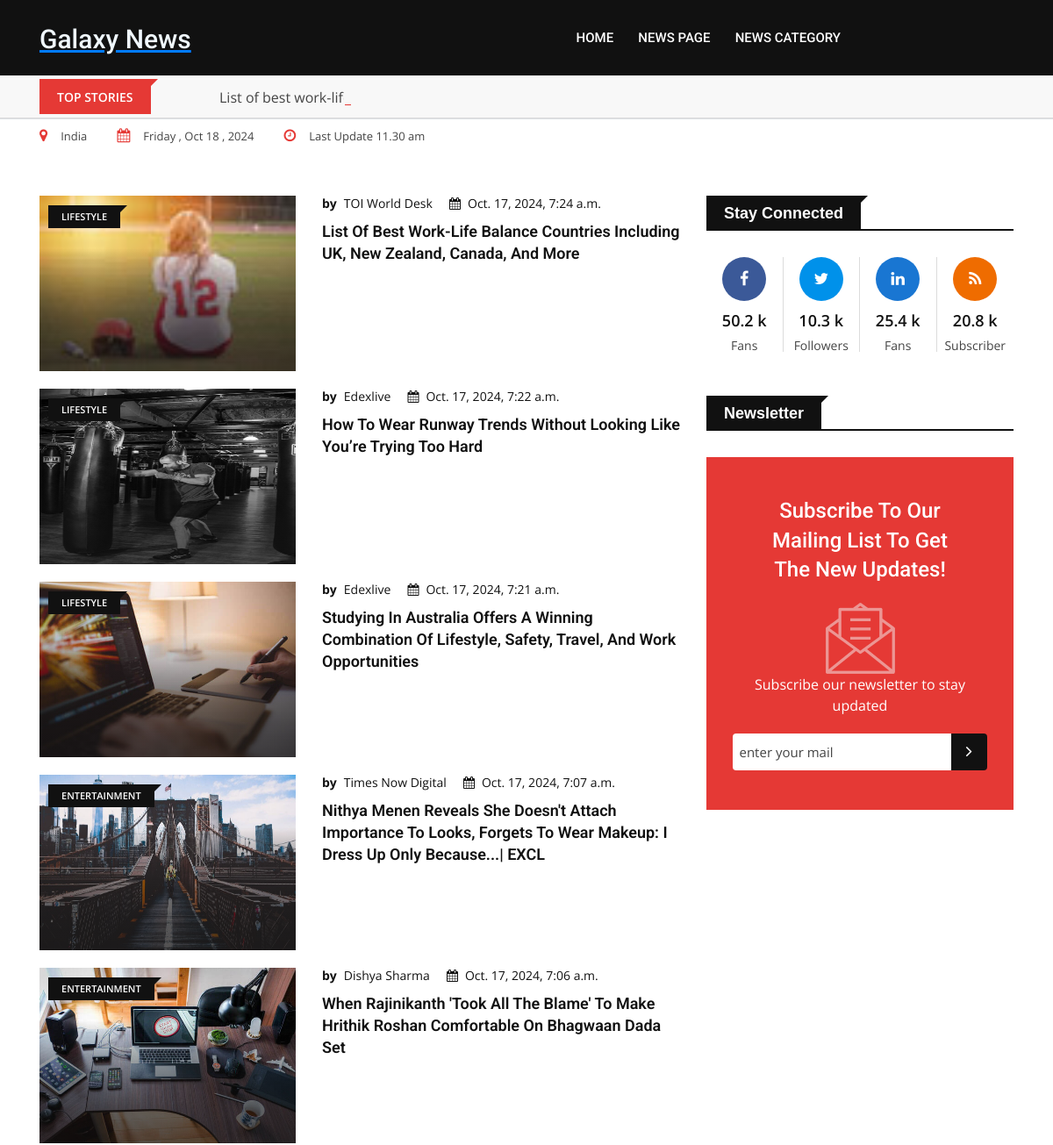
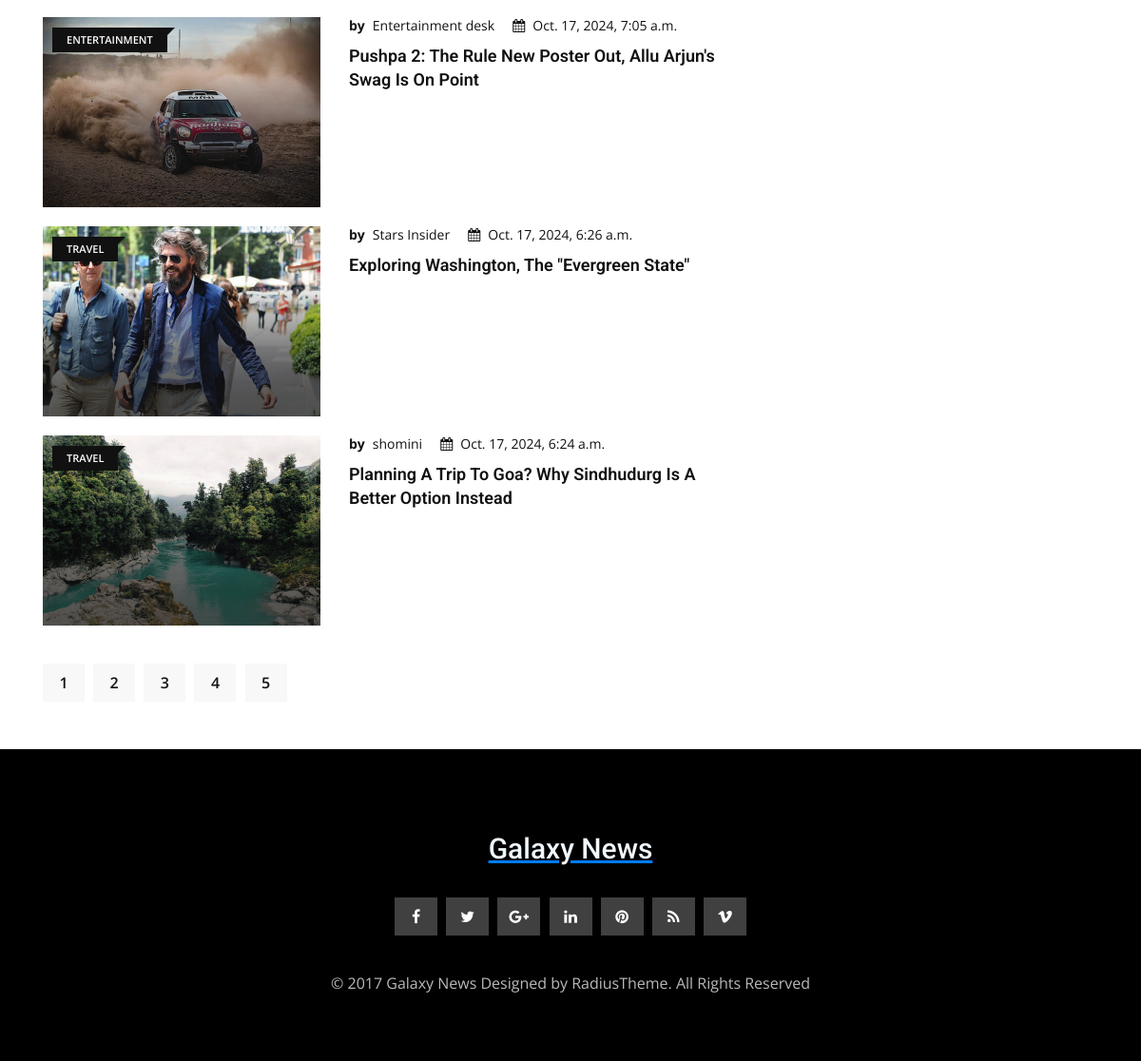
/postpage?page=2, run on the app's committed database (2 pictures, top to bottom).
### newsapp/models.py (models this page shows, shortened)
class news_detail(models.Model):
    newsposition=models.IntegerField(blank=True,null=True)
    othourname=models.CharField(max_length=50,blank=True,null=True)
    date=models.DateTimeField(auto_now_add=True,blank=True,null=True )
    newscetegory=models.ForeignKey(category,on_delete=models.CASCADE ,blank=True,null=True)
    newsheador=models.CharField(max_length=300, blank=True,null=True)
    newscontent=HTMLField(blank=True,null=True)
    newsimg=models.ImageField(upload_to='img',blank=True,null=True)

class category(models.Model):
    newscategory=models.CharField(null=False,max_length=50)
    def __str__(self) -> str:
        return self.newscategory

### newsapp/views.py (the view)
# urls.py: path('postpage', views.postpage, name='postpage'),
def postpage(request):
    uid=news_detail.objects.all()
    cid=category.objects.all()
    uid=news_detail.objects.order_by("-date")
    paginator=Paginator(uid,8)
    page_number=request.GET.get("page",1)
    uid=paginator.get_page(page_number)
    elided=paginator.get_elided_page_range(page_number,on_each_side=1,on_ends=1)
    con={'uid':uid,"cid":cid,"elided":elided}
    return render(request,'postpage.html',con)

### newsapp/templates/postpage.html (shortened to what this page needs)
{% extends 'business.html' %}
{% load static %}
{% block content %}
            <section class="bg-body section-space-less30">
                <div class="container">
                    <div class="row">
                        <div class="col-lg-8 col-md-12">
                            <div class="row">
                                {% for i in uid %}
                                <div class="col-xl-12 col-lg-5 col-md-5 col-sm-12">
                                    <div class="media media-none--lg mb-20">
                                        <div class="position-relative width-40">
                                            <a href="{% url 'singlenews' i.id %}"  class="img-opacity-hover img-overlay-70">
                                                <img src="{{ i.newsimg.url }}" style="height: 200px; width: 300px;" alt="news" class="img-fluid width-100">
                                            </a>
                                            <div class="topic-box-top-xs">
                                                <div class="topic-box-sm color-cod-gray mb-20">{{i.newscetegory}}</div>
                                            </div>
                                        </div>
                                        <div class="media-body p-mb-none-child media-margin30">
                                            <div class="post-date-dark">
                                                <ul>
                                                    <li>
                                                        <span>by</span>
                                                        <a href="{% url 'singlenews' i.id %}">{{i.othourname}}</a>
                                                    </li>
                                                    <li>
                                                        <span>
                                                            <i class="fa fa-calendar" aria-hidden="true"></i>
                                                        </span>{{i.date}}</li>
                                                </ul>
                                            </div>
                                            <h3 class="title-semibold-dark size-lg mb-15">
                                                <a href="{% url 'singlenews' i.id %}">{{i.newsheador}}</a>
                                            </h3>
                                        </div>
                                    </div>
                                </div>
                                {% endfor %}
                            </div>
                            <div class="row mt-20-r mb-30">
                                <div class="col-sm-6 col-12">
                                    <div class="pagination-btn-wrapper text-center--xs mb15--xs">
                                        <ul>
                                        {% for i in elided %}
                                        {% if i == "..." %}
                                        <li class="page-item "><a href="" class="page-link" style="color: rgb(220, 133, 133);">...</a></li>
                                        {% elif pid.number == i %}
                                        <li class="page-item "><a href="?page={{i}}" class="page-link" style="color: rgb(220, 133, 133);">{{i}}</a></li>
                                        <p>You are in page {i}</p>
                                        {% else %}
                                        <li class="page-item "><a href="?page={{i}}">{{i}}</a></li>
                                        {% endif %}
                                        {% endfor %}
                                        </ul>
                                    </div>
                                </div>
                            </div>
                        </div>
                        <div class="ne-sidebar sidebar-break-md col-lg-4 col-md-12">
                            <div class="sidebar-box">
                                <div class="topic-border color-cod-gray mb-30">
                                    <div class="topic-box-lg color-cod-gray">Stay Connected</div>
                                </div>
                                <ul class="stay-connected overflow-hidden">
                                    <li class="facebook">
                                        <a href="#">
                                            <i class="fa fa-facebook" aria-hidden="true"></i>
                                            <div class="connection-quantity">50.2 k</div>
                                            <p>Fans</p>
                                        </a>
                                    </li>
                                    <li class="twitter">
                                        <a href="#">
                                            <i class="fa fa-twitter" aria-hidden="true"></i>
                                            <div class="connection-quantity">10.3 k</div>
                                            <p>Followers</p>
                                        </a>
                                    </li>
                                    <li class="linkedin">
                                        <a href="#">
                                            <i class="fa fa-linkedin" aria-hidden="true"></i>
                                            <div class="connection-quantity">25.4 k</div>
                                            <p>Fans</p>
                                        </a>
                                    </li>
                                    <li class="rss">
                                        <a href="#">
                                            <i class="fa fa-rss" aria-hidden="true"></i>
                                            <div class="connection-quantity">20.8 k</div>
                                            <p>Subscriber</p>
                                        </a>
                                    </li>
                                </ul>
                            </div>
                            <div class="sidebar-box">
                                <div class="topic-border color-cod-gray mb-30">
                                    <div class="topic-box-lg color-cod-gray">Newsletter</div>
                                </div>
                                <div class="newsletter-area bg-primary">
                                    <h2 class="title-medium-light size-xl pl-30 pr-30">Subscribe to our mailing list to get the new updates!</h2>
                                    <img src="{% static 'img/banner/newsletter.png' %}" alt="newsletter" class="img-fluid m-auto mb-15">
                                    <p>Subscribe our newsletter to stay updated</p>
                                    <div class="input-group stylish-input-group">
                                        <input type="text" placeholder="Enter your mail" class="form-control">
                                        <span class="input-group-addon">
                                            <button type="submit">
                                                <i class="fa fa-angle-right" aria-hidden="true"></i>
                                            </button>
                                        </span>
                                    </div>
                                </div>
                            </div>
                        </div>
                    </div>
                </div>
            </section>
            {% endblock %}

### newsapp/templates/business.html (shortened to what this page needs)
{% load static %}
<!doctype html>
<html class="no-js" lang="">
    <head>
        <link rel="stylesheet" href="{% static 'css/normalize.css' %}">
        <link rel="stylesheet" href="{% static 'css/main.css' %}">
        <link rel="stylesheet" href="{% static 'css/bootstrap.min.css' %}">
        <link rel="stylesheet" href="{% static 'css/animate.min.css' %}">
        <link rel="stylesheet" href="{% static 'css/font-awesome.min.css' %}">
        <link rel="stylesheet" href="{% static 'vendor/OwlCarousel/owl.carousel.min.css' %}">
        <link rel="stylesheet" href="{% static 'vendor/OwlCarousel/owl.theme.default.min.css' %}">
        <link rel="stylesheet" href="{% static 'css/meanmenu.min.css' %}">
        <link rel="stylesheet" type="text/css" href="{% static 'css/magnific-popup.css' %}">
        <link rel="stylesheet" href="{% static 'css/hover-min.css' %}">
        <link rel="stylesheet" href="{% static 'style.css' %}">
        <link rel="stylesheet" type="text/css" href="{% static 'css/ie-only.css' %}"/>
    </head>
    <body>
        <div id="wrapper" class="wrapper">
            <header>
                <div id="header-layout1" class="header-style1">
                    <div class="main-menu-area bg-primarytextcolor header-menu-fixed" id="sticker">
                        <div class="container">
                            <div class="row no-gutters d-flex align-items-center">
                                <div class="col-lg-2 d-none d-lg-block">
                                    <div class="logo-area">
                                        <a href="{% url 'index' %}">
                                            <br>
                                            <b><U><h1 style="font-size: 30px; color: aliceblue ; ">Galaxy News</h1></U></b>
                                        </a>
                                    </div>
                                </div>
                                <div class="col-xl-8 col-lg-7 position-static min-height-none">
                                    <div class="ne-main-menu">
                                        <nav id="dropdown">
                                            <ul>
                                                <li>
                                                    <a href="{% url 'index' %}">Home</a>
                                                </li>
                                                <li>
                                                    <a href="{% url 'postpage' %}">News page</a>
                                                </li>
                                                <li>
                                                    <a>News category</a>
                                                </li>
                                            </ul>
                                        </nav>
                                    </div>
                                </div>
                            </div>
                        </div>
                    </div>
                </div>
            </header>
            <section class="bg-accent border-bottom add-top-margin">
                <div class="container">
                    <div class="row no-gutters d-flex align-items-center">
                        <div class="col-lg-2 col-md-3 col-sm-4 col-5">
                            <div class="topic-box mt-4 mb-5">Top Stories</div>
                        </div>
                        <div class="col-lg-10 col-md-9 col-sm-8 col-7">
                            <div class="feeding-text-dark">
                                <ol id="sample" class="ticker">
                                    {% for i in uid %}
                                    <li>
                                        <a href="{% url 'singlenews' i.id %}">{{i.newsheador|safe}}</a>
                                    </li>
                                    {% endfor %}
                                </ol>
                            </div>
                        </div>
                    </div>
                </div>
            </section>
            <section class="bg-body">
                <div class="container">
                    <ul class="news-info-list text-center--sm">
                        <li>
                            <i class="fa fa-map-marker" aria-hidden="true"></i>India</li>
                            <li>
                                <i class="fa fa-calendar" aria-hidden="true"></i><span id="current_date"></span></li>
                                <li>
                                    <i class="fa fa-clock-o" aria-hidden="true"></i>Last Update 11.30 am</li>
                                    </ul>
                                </div>
                            </section>
                            {% block content %}{% endblock %}
            <footer>
                <div class="footer-area-bottom">
                    <div class="container">
                        <div class="row">
                            <div class="col-12 text-center">
                                <a href="{% url 'index' %}" class="footer-logo img-fluid">
                                    <br>
                                            <b><U><h1 style="font-size: 30px; color: aliceblue ; ">Galaxy News</h1></U></b>
                                </a>
                                <ul class="footer-social">
                                    <li>
                                        <a href="#" title="facebook">
                                            <i class="fa fa-facebook" aria-hidden="true"></i>
                                        </a>
                                    </li>
                                    <li>
                                        <a href="#" title="twitter">
                                            <i class="fa fa-twitter" aria-hidden="true"></i>
                                        </a>
                                    </li>
                                    <li>
                                        <a href="#" title="google-plus">
                                            <i class="fa fa-google-plus" aria-hidden="true"></i>
                                        </a>
                                    </li>
                                    <li>
                                        <a href="#" title="linkedin">
                                            <i class="fa fa-linkedin" aria-hidden="true"></i>
                                        </a>
                                    </li>
                                    <li>
                                        <a href="#" title="pinterest">
                                            <i class="fa fa-pinterest" aria-hidden="true"></i>
                                        </a>
                                    </li>
                                    <li>
                                        <a href="#" title="rss">
                                            <i class="fa fa-rss" aria-hidden="true"></i>
                                        </a>
                                    </li>
                                    <li>
                                        <a href="#" title="vimeo">
                                            <i class="fa fa-vimeo" aria-hidden="true"></i>
                                        </a>
                                    </li>
                                </ul>
                                <p>© 2017 Galaxy News Designed by RadiusTheme. All Rights Reserved</p>
                            </div>
                        </div>
                    </div>
                </div>
            </footer>
        </div>
    </body>
</html>

### newsapp/static/css/main.css (style rules this page uses)
html { color:#222;font-size:1em;line-height:1.4 }
audio,canvas,iframe,img,svg,video { vertical-align:middle }

### data on the page
news_detail: newsheador "List of best work-life…", newsimg (picture), newscetegory "LIFESTYLE", othourname "TOI World Desk", date "Oct. 17, 2024, 7:24 a.m.", newsheador "List Of Best Work-Life Balance Countries Including UK, New Zealand, Canada, And More"
news_detail: newsimg (picture), newscetegory "LIFESTYLE", othourname "Edexlive", date "Oct. 17, 2024, 7:22 a.m.", newsheador "How To Wear Runway Trends Without Looking Like You’re Trying Too Hard"
news_detail: newsimg (picture), newscetegory "LIFESTYLE", othourname "Edexlive", date "Oct. 17, 2024, 7:21 a.m.", newsheador "Studying In Australia Offers A Winning Combination Of Lifestyle, Safety, Travel, And Work Opportunities"
news_detail: newsimg (picture), newscetegory "ENTERTAINMENT", othourname "Times Now Digital", date "Oct. 17, 2024, 7:07 a.m.", newsheador "Nithya Menen Reveals She Doesn't Attach Importance To Looks, Forgets To Wear Makeup: I Dress Up Only Because...| EXCL"
news_detail: newsimg (picture), newscetegory "ENTERTAINMENT", othourname "Dishya Sharma", date "Oct. 17, 2024, 7:06 a.m.", newsheador "When Rajinikanth 'Took All The Blame' To Make Hrithik Roshan Comfortable On Bhagwaan Dada Set"
news_detail: newsimg (picture), newscetegory "ENTERTAINMENT", othourname "Entertainment desk", date "Oct. 17, 2024, 7:05 a.m.", newsheador "Pushpa 2: The Rule New Poster Out, Allu Arjun's Swag Is On Point"
news_detail: newsimg (picture), newscetegory "TRAVEL", othourname "Stars Insider", date "Oct. 17, 2024, 6:26 a.m.", newsheador "Exploring Washington, The \"Evergreen State\""
news_detail: newsimg (picture), newscetegory "TRAVEL", othourname "shomini", date "Oct. 17, 2024, 6:24 a.m.", newsheador "Planning A Trip To Goa? Why Sindhudurg Is A Better Option Instead"

### other printed values
{{ i }} "1" "2" "3" "4" "5"
